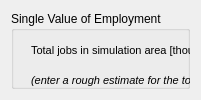
                    <widget class="QWidget" name="page_3">
                     <layout class="QVBoxLayout" name="verticalLayout_12">
                      <item>
                       <widget class="QGroupBox" name="jobs_define_box">
                        <property name="title">
                         <string>Single Value of Employment</string>
                        </property>
                        <widget class="QLabel" name="totjobs_lbl">
                         <property name="geometry">
                          <rect>
                           <x>20</x>
                           <y>30</y>
                           <width>211</width>
                           <height>20</height>
                          </rect>
                         </property>
                         <property name="text">
                          <string>&lt;!DOCTYPE HTML PUBLIC &quot;-//W3C//DTD HTML 4.0//EN&quot; &quot;http://www.w3.org/TR/REC-html40/strict.dtd&quot;&gt;
&lt;html&gt;&lt;head&gt;&lt;meta name=&quot;qrichtext&quot; content=&quot;1&quot; /&gt;&lt;style type=&quot;text/css&quot;&gt;
p, li { white-space: pre-wrap; }
&lt;/style&gt;&lt;/head&gt;&lt;body style=&quot; font-family:'MS Shell Dlg 2'; font-size:8.25pt; font-weight:400; font-style:normal;&quot;&gt;
&lt;p style=&quot; margin-top:0px; margin-bottom:0px; margin-left:0px; margin-right:0px; -qt-block-indent:0; text-indent:0px;&quot;&gt;&lt;span style=&quot; font-size:8pt;&quot;&gt;Total jobs in simulation area [thousands]:&lt;/span&gt;&lt;/p&gt;&lt;/body&gt;&lt;/html&gt;</string>
                         </property>
                        </widget>
                        <widget class="QLineEdit" name="totjobs_box">
                         <property name="geometry">
                          <rect>
                           <x>230</x>
                           <y>30</y>
                           <width>51</width>
                           <height>20</height>
                          </rect>
                         </property>
                        </widget>
                        <widget class="QLabel" name="totjobs_explain">
                         <property name="geometry">
                          <rect>
                           <x>20</x>
                           <y>60</y>
                           <width>301</width>
                           <height>20</height>
                          </rect>
                         </property>
                         <property name="text">
                          <string>&lt;!DOCTYPE HTML PUBLIC &quot;-//W3C//DTD HTML 4.0//EN&quot; &quot;http://www.w3.org/TR/REC-html40/strict.dtd&quot;&gt;
&lt;html&gt;&lt;head&gt;&lt;meta name=&quot;qrichtext&quot; content=&quot;1&quot; /&gt;&lt;style type=&quot;text/css&quot;&gt;
p, li { white-space: pre-wrap; }
&lt;/style&gt;&lt;/head&gt;&lt;body style=&quot; font-family:'MS Shell Dlg 2'; font-size:8.25pt; font-weight:400; font-style:normal;&quot;&gt;
&lt;p style=&quot; margin-top:0px; margin-bottom:0px; margin-left:0px; margin-right:0px; -qt-block-indent:0; text-indent:0px;&quot;&gt;&lt;span style=&quot; font-size:8pt; font-style:italic;&quot;&gt;(enter a rough estimate for the total region, the model will&lt;/span&gt;&lt;/p&gt;&lt;/body&gt;&lt;/html&gt;</string>
                         </property>
                        </widget>
                        <widget class="QLabel" name="totjobs_explain_2">
                         <property name="geometry">
                          <rect>
                           <x>20</x>
                           <y>80</y>
                           <width>311</width>
                           <height>20</height>
                          </rect>
                         </property>
                         <property name="text">
                          <string>&lt;!DOCTYPE HTML PUBLIC &quot;-//W3C//DTD HTML 4.0//EN&quot; &quot;http://www.w3.org/TR/REC-html40/strict.dtd&quot;&gt;
&lt;html&gt;&lt;head&gt;&lt;meta name=&quot;qrichtext&quot; content=&quot;1&quot; /&gt;&lt;style type=&quot;text/css&quot;&gt;
p, li { white-space: pre-wrap; }
&lt;/style&gt;&lt;/head&gt;&lt;body style=&quot; font-family:'MS Shell Dlg 2'; font-size:8.25pt; font-weight:400; font-style:normal;&quot;&gt;
&lt;p style=&quot; margin-top:0px; margin-bottom:0px; margin-left:0px; margin-right:0px; -qt-block-indent:0; text-indent:0px;&quot;&gt;&lt;span style=&quot; font-size:8pt; font-style:italic;&quot;&gt;attempt to rescale it according to the proportions of different&lt;/span&gt;&lt;/p&gt;&lt;/body&gt;&lt;/html&gt;</string>
                         </property>
                        </widget>
                        <widget class="QLabel" name="totjobs_explain_3">
                         <property name="geometry">
                          <rect>
                           <x>20</x>
                           <y>100</y>
                           <width>311</width>
                           <height>20</height>
                          </rect>
                         </property>
                         <property name="text">
                          <string>&lt;!DOCTYPE HTML PUBLIC &quot;-//W3C//DTD HTML 4.0//EN&quot; &quot;http://www.w3.org/TR/REC-html40/strict.dtd&quot;&gt;
&lt;html&gt;&lt;head&gt;&lt;meta name=&quot;qrichtext&quot; content=&quot;1&quot; /&gt;&lt;style type=&quot;text/css&quot;&gt;
p, li { white-space: pre-wrap; }
&lt;/style&gt;&lt;/head&gt;&lt;body style=&quot; font-family:'MS Shell Dlg 2'; font-size:8.25pt; font-weight:400; font-style:normal;&quot;&gt;
&lt;p style=&quot; margin-top:0px; margin-bottom:0px; margin-left:0px; margin-right:0px; -qt-block-indent:0; text-indent:0px;&quot;&gt;&lt;span style=&quot; font-size:8pt; font-style:italic;&quot;&gt;non-residential areas within the map)&lt;/span&gt;&lt;/p&gt;&lt;/body&gt;&lt;/html&gt;</string>
                         </property>
                        </widget>
                       </widget>
                      </item>
                     </layout>
                    </widget>
